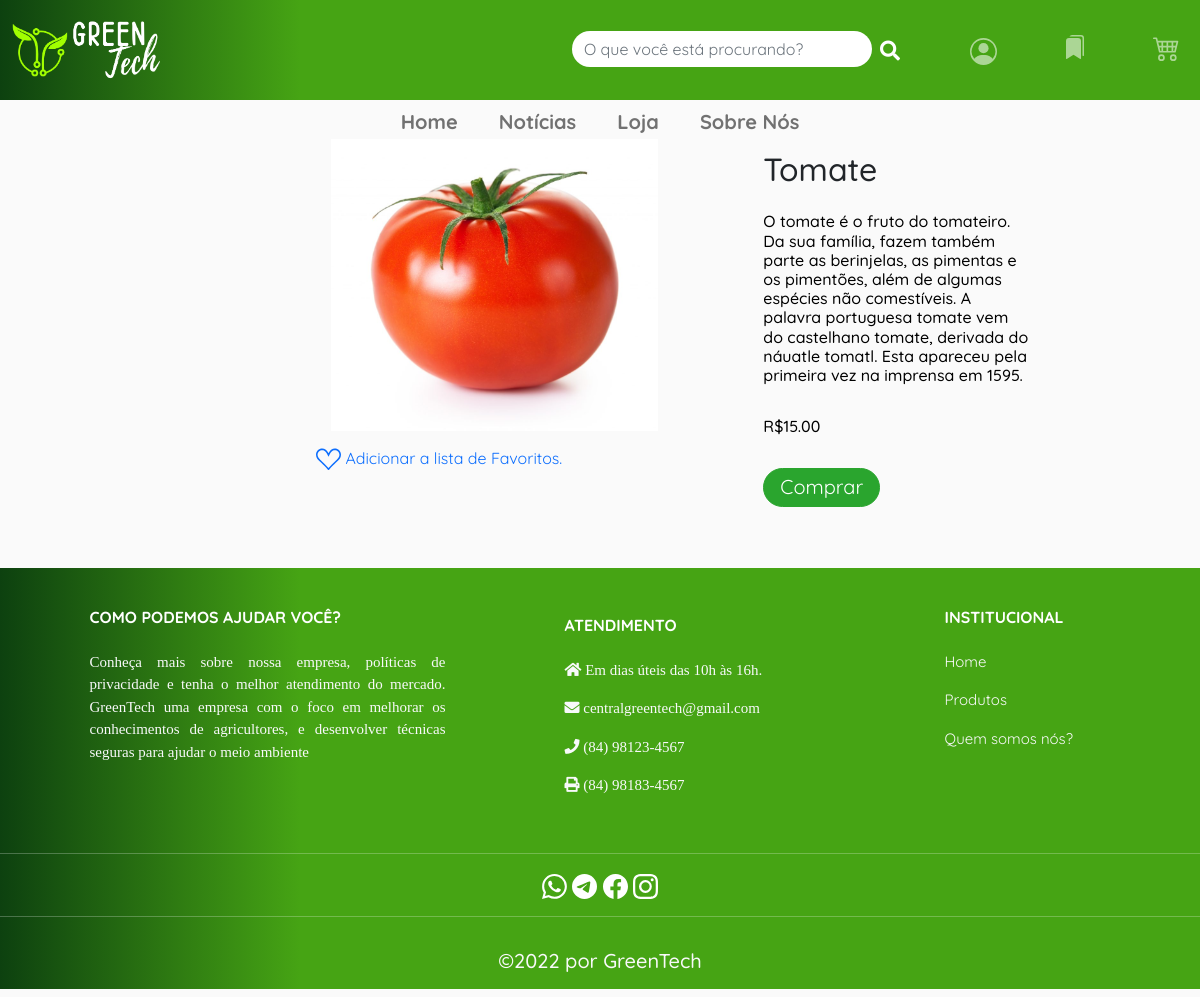
Page /detalhe_produto/2 on the committed database.
### main/models.py (models this page shows, shortened)
class Produto(models.Model):
    nome = models.CharField(max_length=100)
    valor = models.DecimalField(max_digits=8,decimal_places=2)
    descricao = models.TextField()
    categoria = models.ForeignKey(Categoria_Produto, on_delete=models.CASCADE)
    imagem = models.ImageField(upload_to='produtos/', blank=True, null=True, max_length=250)

### main/views.py (the view)
# urls.py: path('detalhe_produto/<int:id>', detalhe_produto, name="detalhe_produto"),
def detalhe_produto(request, id):
    lista = Produto.objects.get(id=id)
    context = {'produto' : lista}
    return render(request, "detalhe_produto.html", context)

### main/templates/detalhe_produto.html (shortened to what this page needs)
{% extends 'base.html' %}
{% load static %}
{% block conteudo %}
<main>
   <section class="des">
    <div class="container" style="margin-bottom: 35px;">
      <div class="row cartao" style="margin-left: 50px;">
          <div class="col-md-4" style="margin-left: 200px;">
            <img class="img-fluid" style="margin: 15px;width: 500px;" src="/media/{{produto.imagem}}" class="img-fluid rounded-start" alt="..."> <br>
            <a class="fav" href=""><i> </i> Adicionar a lista de Favoritos.</a>
          </div>
          <div class="col-md-4" style="margin-left: 50px;">
            <div style="margin-left: 30px; margin-top:10px ;" class="card-body" >
              <h2 style="margin: 0px ;" class="card-title">{{produto.nome}}</h2> <br>
              <h6 style="color: black;" class="card-text">{{produto.descricao}} </h6> <br>
              <h6 style="color: black;" class="card-text">R${{produto.valor}} </h6>
             <br>
              <button type="button" class="but btn btn-primary" style="font-size: 20px; margin-bottom: 10px;"> Comprar </button>
            </div>
          </div>
    </div>
  </div>
  </section>
</main>
{% endblock %}

### main/static/css/styles.css (style rules this page uses)
* { box-sizing: border-box; font-family: 'Noto Sans Mono', monospace; font-family: 'Quicksand', sans-serif; }
body { background: #fafafa; }
h6 { color:white; }
a { text-decoration: none; }
.but { background: #2aa52e; font-weight: 15px; padding: 0.2rem 1rem; border-radius: 30px; border-color: #2aa52e; color: white; }

### rows in the picture
Produto: imagem (picture), nome "Tomate", descricao "O tomate é o fruto do tomateiro. Da sua família, fazem também parte as berinjelas, as pimentas e os pimentões, além de algumas espécies não comestíveis. A palavra portuguesa tomate vem do castelhano tomate, derivada do náuatle tomatl. Esta apareceu pela primeira vez na imprensa em 1595.", valor "15.00"
